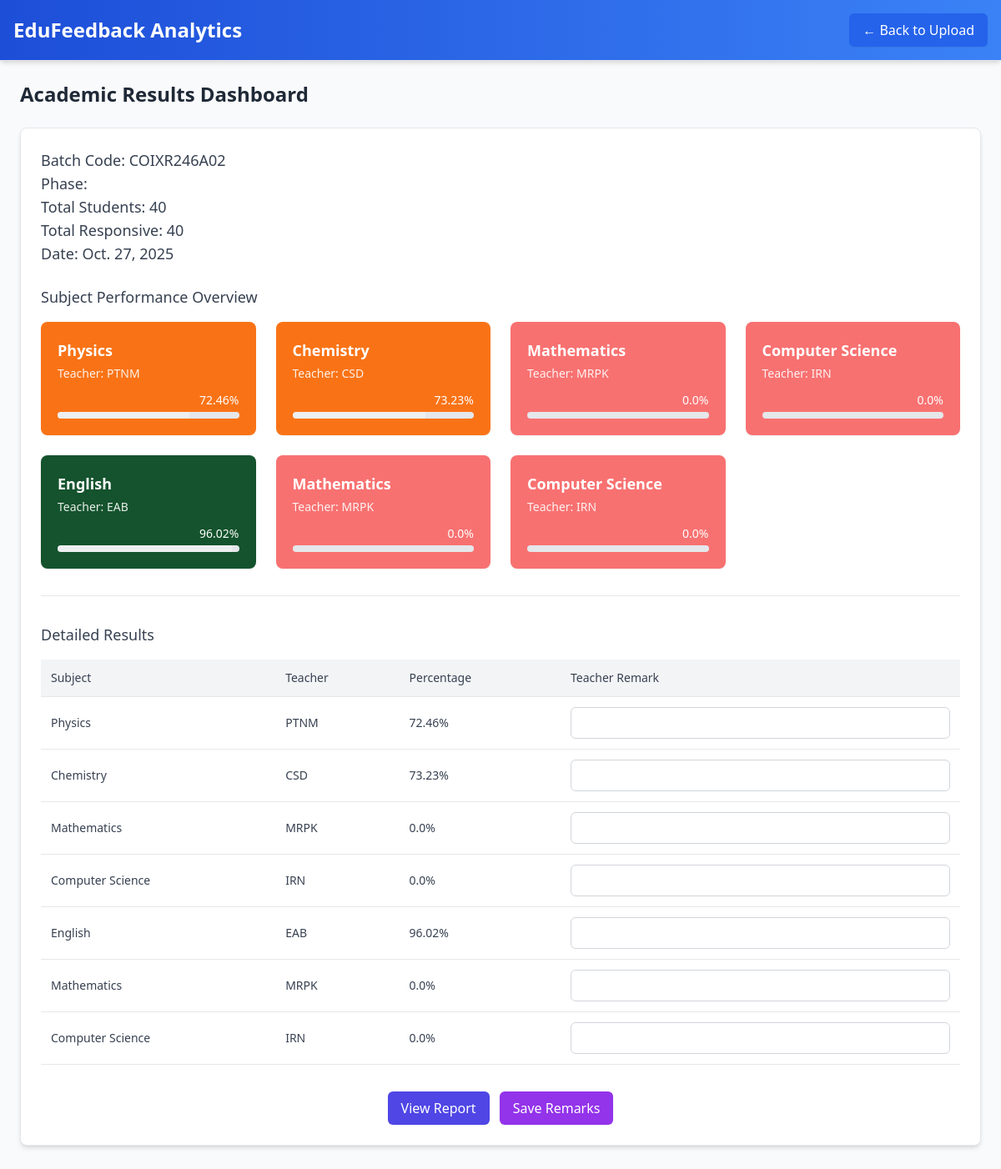
The page /results/8/ on the database as committed earlier.
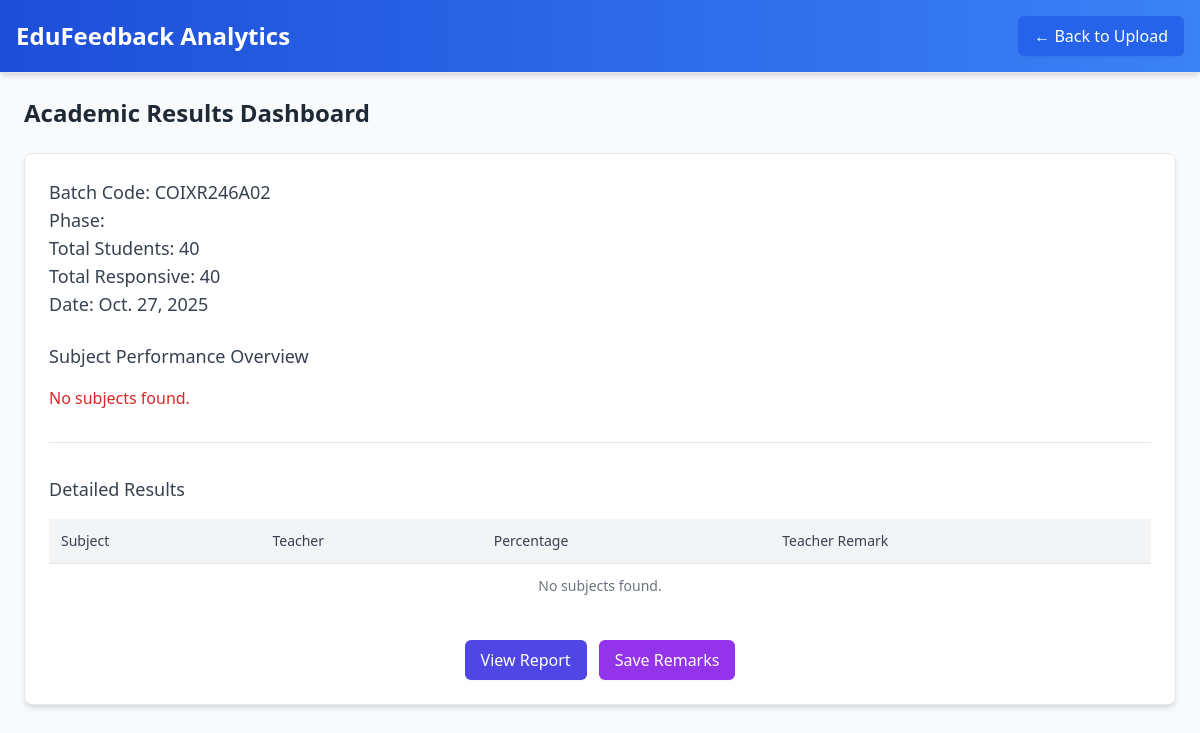
The same page on the database as committed later.
### Feedback/models.py (models this page shows, shortened)
class Batch(models.Model):
    batch_code = models.CharField(max_length=50)
    phase = models.CharField(max_length=50)
    total_students = models.IntegerField()
    total_responsive = models.IntegerField()
    date = models.DateField(null=True, blank=True)   # ✅ Add this line
    created_at = models.DateTimeField(auto_now_add=True)

class Subject(models.Model):
    batch = models.ForeignKey(Batch, on_delete=models.CASCADE)
    subject_name = models.CharField(max_length=100)
    teacher = models.ForeignKey(Teacher, on_delete=models.CASCADE)
    five_star = models.IntegerField(default=0)
    three_star = models.IntegerField(default=0)
    one_star = models.IntegerField(default=0)
    average_percentage = models.FloatField(default=0.0)
    teacher_remarks = models.TextField(blank=True, null=True)

class Teacher(models.Model):
    teacher_name = models.CharField(max_length=100)

### Feedback/views.py (the view)
# urls.py: path('results/<int:batch_id>/', views.results, name='results'),
def results(request, batch_id):
    try:
        batch = Batch.objects.get(id=batch_id)
        subjects = Subject.objects.filter(batch=batch)
        return render(request, "result.html", {
            "batch": batch,
            "subjects": subjects,
            "phase": batch.phase,
            "total_students": batch.total_students,
            "total_responsive": batch.total_responsive,
            "date": batch.date,
        })
    except Batch.DoesNotExist:
        logger.error(f"Batch with ID {batch_id} not found")
        return JsonResponse({"status": "error", "message": "Batch not found"}, status=404)
    except Exception as e:
        logger.error(f"Error in results view for batch_id {batch_id}: {str(e)}", exc_info=True)
        return JsonResponse({"status": "error", "message": "Internal server error"}, status=500)

### Feedback/templates/result.html (shortened to what this page needs)
<!DOCTYPE html>
<html lang="en">
<head>
  <script src="https://cdn.tailwindcss.com"></script>
</head>
<body class="bg-gray-50 font-sans antialiased text-gray-900">
  <nav class="bg-gradient-to-r from-blue-700 to-blue-500 text-white p-4 flex justify-between items-center shadow-md border-b border-gray-200">
    <h1 class="text-2xl font-semibold">EduFeedback Analytics</h1>
    <a href="{% url 'upload' %}"
       class="bg-blue-600 text-white hover:bg-blue-700 font-medium py-2 px-4 rounded-md shadow-sm transition duration-150 ease-in-out">
       ← Back to Upload
    </a>
  </nav>
  <main class="container mx-auto p-6 max-w-7xl">
    <h2 class="text-2xl font-semibold mb-6 text-gray-800">Academic Results Dashboard</h2>
    <div class="bg-white p-6 rounded-lg shadow-md border border-gray-200 mb-8">
      <div class="flex justify-between items-center mb-6">
        <div>
          <h3 class="text-lg font-medium text-gray-700">Batch Code: {{ batch.batch_code }}</h3>
          <h3 class="text-lg font-medium text-gray-700">Phase: {{ phase }}</h3>
          <h3 class="text-lg font-medium text-gray-700">Total Students: {{ total_students }}</h3>
          <h3 class="text-lg font-medium text-gray-700">Total Responsive: {{ total_responsive}}</h3>
          <h3 class="text-lg font-medium text-gray-700">Date: {{ date}}</h3>
        </div>
      </div>
      <div class="mb-8">
        <h3 class="text-lg font-medium text-gray-700 mb-4">Subject Performance Overview</h3>
        <div class="grid grid-cols-1 sm:grid-cols-2 md:grid-cols-3 lg:grid-cols-4 gap-6">
          {% for subject in subjects %}
          <div class="dashboard-card p-5 rounded-lg shadow-sm
            {% if subject.average_percentage >= 90 %}
              bg-green-900
            {% elif subject.average_percentage >= 80 %}
              bg-green-600
            {% elif subject.average_percentage >= 75 %}
              bg-green-400
            {% elif subject.average_percentage >= 65 %}
              bg-orange-500
            {% else %}
              bg-red-400
            {% endif %}
          ">
            <p class="text-lg font-semibold">{{ subject.subject_name }}</p>
            <p class="text-sm opacity-90 mt-1">Teacher: {{ subject.teacher.teacher_name }}</p>
            <div class="mt-3">
              <div class="text-right text-sm font-medium mb-1">{{ subject.average_percentage }}%</div>
              <div class="progress-bar">
                <div class="progress bg-white bg-opacity-30" data-percent="{{ subject.average_percentage }}"></div>
              </div>
            </div>
          </div>
          {% empty %}
          <p class="text-red-600 col-span-full">No subjects found.</p>
          {% endfor %}
        </div>
      </div>
      <hr class="border-gray-200 my-8">
      <div>
        <h3 class="text-lg font-medium text-gray-700 mb-4">Detailed Results</h3>
        <div class="overflow-x-auto">
          <form id="remarks-form">
            <table class="w-full border-collapse text-sm text-left text-gray-700">
              <thead class="bg-gray-100 border-b border-gray-200">
                <tr>
                  <th class="p-3 font-medium">Subject</th>
                  <th class="p-3 font-medium">Teacher</th>
                  <th class="p-3 font-medium">Percentage</th>
                  <th class="p-3 font-medium">Teacher Remark</th>
                </tr>
              </thead>
              <tbody>
                {% for subject in subjects %}
                <tr class="hover:bg-gray-50 border-b border-gray-200" data-subject-id="{{ subject.id }}">
                  <td class="p-3">{{ subject.subject_name }}</td>
                  <td class="p-3">{{ subject.teacher.teacher_name }}</td>
                  <td class="p-3">{{ subject.average_percentage }}%</td>
                  <td class="p-3">
                    <input type="text" value="{{ subject.teacher_remarks|default:'' }}"
                           class="w-full p-2 border border-gray-300 rounded-md focus:outline-none focus:ring-2 focus:ring-blue-500 focus:border-transparent"
                           name="remarks_{{ subject.id }}">
                  </td>
                </tr>
                {% empty %}
                <tr>
                  <td colspan="4" class="p-3 text-center text-gray-500">No subjects found.</td>
                </tr>
                {% endfor %}
              </tbody>
            </table>
          </form>
        </div>
      </div>
      <div class="flex flex-wrap gap-3 justify-center mt-8 no-print">
        <a href="{% url 'report' %}" class="bg-indigo-600 hover:bg-indigo-700 text-white font-medium py-2 px-4 rounded-md shadow-sm">View Report</a>
        <button onclick="saveRemarks()" class="bg-purple-600 hover:bg-purple-700 text-white font-medium py-2 px-4 rounded-md shadow-sm">Save Remarks</button>
      </div>
    </div>
  </main>
</body>
</html>

Rows that differ between the two databases and show on the page:
removed Subject: subject_name "Physics", teacher.teacher_name "PTNM", average_percentage "72.46"
removed Subject: subject_name "Chemistry", teacher.teacher_name "CSD", average_percentage "73.23"
removed Subject: subject_name "Mathematics", teacher.teacher_name "MRPK", average_percentage "0.0"
removed Subject: subject_name "Computer Science", teacher.teacher_name "IRN", average_percentage "0.0"
removed Subject: subject_name "English", teacher.teacher_name "EAB", average_percentage "96.02"
removed Subject: subject_name "Mathematics", teacher.teacher_name "MRPK", average_percentage "0.0"
removed Subject: subject_name "Computer Science", teacher.teacher_name "IRN", average_percentage "0.0"
Other text that changed with them:
text now shown: "No subjects found. No subjects found."
